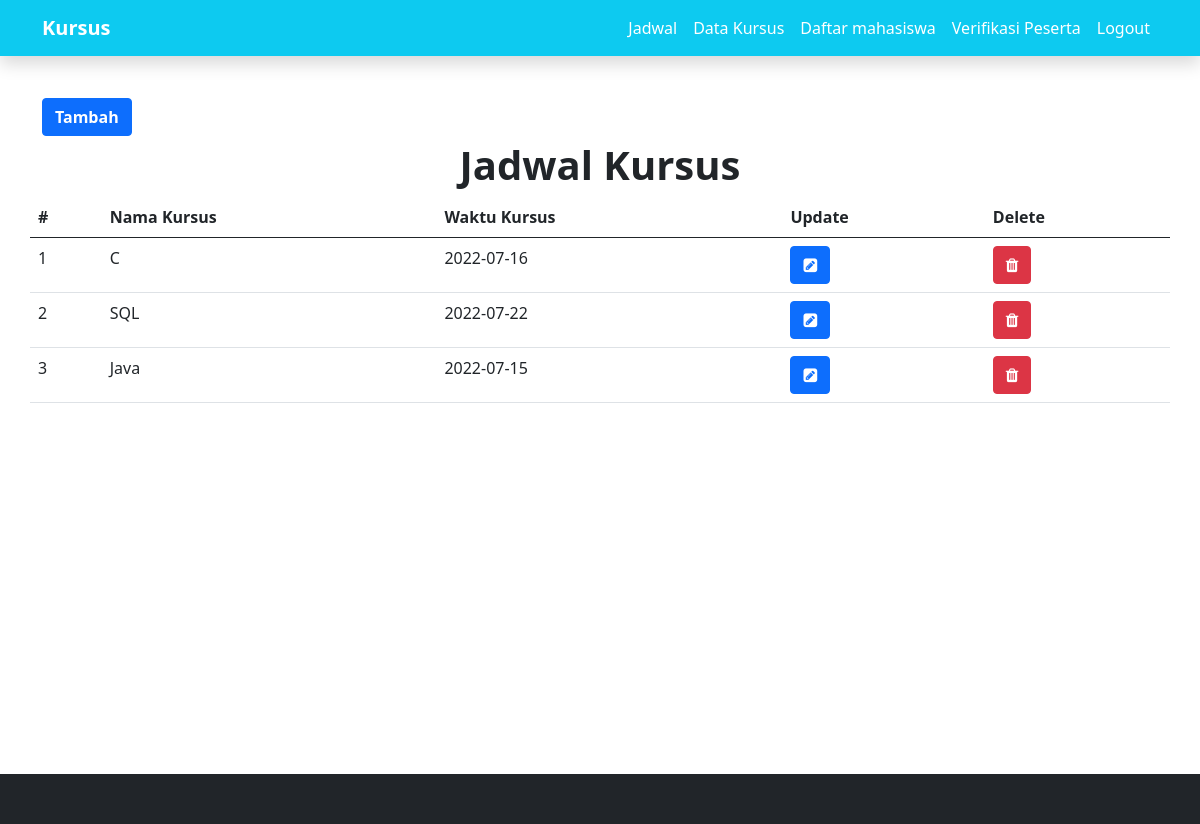
Page /admin/jadwal_kursus.php (signed in) on the committed database.
### tables this page shows
CREATE TABLE `jadwal` (
  `id` int(11) NOT NULL,
  `namakursus` varchar(40) NOT NULL,
  `waktu` date NOT NULL
);

### admin/jadwal_kursus.php (the view, shortened to what this page needs)
<?php
require "config.php";
?>
<!doctype html>
<html lang="en">
  <head>
    <link href="https://cdn.jsdelivr.net/npm/bootstrap@5.0.1/dist/css/bootstrap.min.css" rel="stylesheet">
    <link rel="stylesheet" href="https://cdn.jsdelivr.net/npm/bootstrap-icons@1.5.0/font/bootstrap-icons.css">
    <link rel="stylesheet" href="https://maxcdn.bootstrapcdn.com/font-awesome/4.5.0/css/font-awesome.min.css" />
  </head>
  <body>
  <header>
        <nav class="navbar navbar-expand-lg navbar-dark bg-info shadow fixed-top">
        <div class="container">
            <a class="navbar-brand fw-bold" href="#">Kursus</a>
            <div class="collapse navbar-collapse" id="navbarNav">
            <ul class="navbar-nav ms-auto">
                <li class="nav-item">
                <a class="nav-link active" aria-current="page" href="jadwal_kursus.php">Jadwal</a>
                </li>
                <li class="nav-item">
                <a class="nav-link active" aria-current="page" href="data_kursus.php">Data Kursus</a>
                </li>
                <li class="nav-item">
                <a class="nav-link active" aria-current="page" href="index.php">Daftar mahasiswa</a>
                </li>
                <li class="nav-item">
                <a class="nav-link active" aria-current="page" href="laporan.php">Verifikasi Peserta</a>
                </li>
                <li class="nav-item">
                <a class="nav-link active" aria-current="page" href="logout.php">Logout</a>
                </li>
            </ul>
            </div>
        </div>
        </nav>
    </header>
    <div class="container mt-5">
      <a class="btn btn-primary"  style="margin-top: 50px; font-weight: bold;"href="jadwal_kursus_tambah.php" role="button">Tambah</a>
      <div class="row">
        <div class="col-sm text-center">
          <h1 style="margin-top: 5px; font-weight: bold;">Jadwal Kursus</h1>
        </div>
        <table class="table">
  <thead>
    <tr>
      <th scope="col">#</th>
      <th scope="col">Nama Kursus</th>
      <th scope="col">Waktu Kursus</th>
      <th scope="col">Update</th>
      <th scope="col">Delete</th>
    </tr>
  </thead>
  <tbody>
  <?php
    $result = mysqli_query($conn, "SELECT * FROM jadwal ORDER BY id DESC");
    $no=1;
    while($user_data = mysqli_fetch_array($result)) {
      ?>
    <tr>
      <td><?php echo $no++ ?></td>
      <td><?php echo $user_data['namakursus'] ?></td>
      <td><?php echo $user_data['waktu'] ?></td>
      <td><a class="btn btn-primary" href="jadwal_kursus_edit.php?id=<?php echo $user_data['id'] ?>" role="button"><i class="fa fa-pencil-square" aria-hidden="true"></i></a></td>
      <td><a class="btn btn-danger" href="jadwal_kursus_delete.php?id=<?php echo $user_data['id'] ?>" role="button"><i class="fa fa-trash" aria-hidden="true"></i></a></td>
    </tr>
    <?php }?>
  </tbody>
</table>
      </div>
    </div>
    <br>
    <br>
    <br>
    <footer>
        <div class="container-fluid" style="  position: absolute;
  bottom: 0;
  width: 100%;
  height: 50px;" >
            <div class="row">
                <div class="col-sm bg-dark p-3">
                    <p class="text-center text-white pt-2"></p>
                </div>
            </div>
        </div>
    </footer>
  </body>
</html>

### rows in the picture
jadwal: namakursus "C", waktu "2022-07-16"
jadwal: namakursus "SQL", waktu "2022-07-22"
jadwal: namakursus "Java", waktu "2022-07-15"
